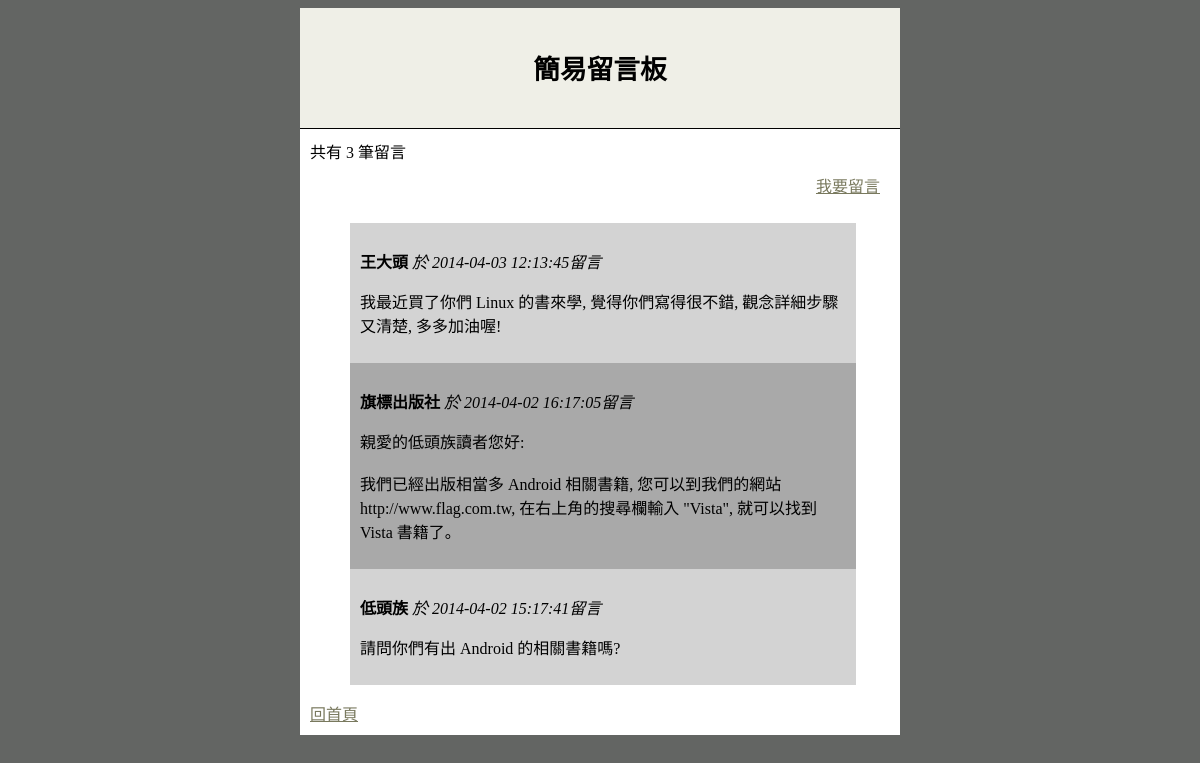
The page /msgBoard/msgBoard.php on the database its author committed.
### tables this page shows
CREATE TABLE `guestbook` (
  `msgId` int(10) UNSIGNED NOT NULL,
  `msgName` varchar(20) NOT NULL DEFAULT '無名氏',
  `msg` varchar(256) DEFAULT NULL,
  `msgDate` datetime NOT NULL
);

### msgBoard/dbtools.inc.php (called while the page is built, shortened)
<?php
  function execute_sql($link, $database, $sql)
  {
    mysqli_select_db($link, $database)
      or die("開啟資料庫失敗: " . mysqli_error($link));
    $result = mysqli_query($link, $sql);
    return $result;
  }
?>

### msgBoard/msgBoard.php (the view, shortened to what this page needs)
<?php
	require_once("dbtools.inc.php");
	$link = create_connection();
	$sql="SELECT * FROM guestbook ORDER BY msgId DESC";
	$result = execute_sql($link, "bookcom", $sql);
	$numRows = mysqli_num_rows($result);
?>
<!DOCTYPE html>
<html>
<head>
  <link href="./css/msgBrd.css" rel="stylesheet" type="text/css">
</head>
<body>
<div id="wrapper">
  <div id="title">
    <h1>簡易留言板</h1>
  </div>
  <div id="maintext">
<?php echo "共有 $numRows 筆留言 "; ?>
 	<div id="navigation"><a href="createMsg.html">我要留言</a></div>
<?php
if ($numRows>0) {
  echo '<ul>';
  $i=1;
  while ($row = mysqli_fetch_array($result)) {
    $name=htmlspecialchars($row['msgName'], ENT_QUOTES);
    $message=htmlspecialchars($row['msg'], ENT_QUOTES);
    $message=str_replace('  ', '&nbsp;&nbsp;', nl2br($message));
    if ($i%2==0) {$liclass='even';}
    else         {$liclass='odd';}
    echo "<li class=\"$liclass\"><p><strong>$name</strong>
	      <em>於 {$row['msgDate']}留言</em></p>
		  <p>$message</p></li>";
    $i++;
  }
  echo '</ul>';
}
?>
<a href="../index.php">回首頁</a>
</body>
</html>

### msgBoard/css/msgBrd.css (style rules this page uses)
body { background-color: #636563; text-align: center; }
div#wrapper { width: 600px; margin: 0 auto; }
div#title { height: 100px; background-color: #efefe7; padding: 10px; border-bottom: 1px solid #000; }
h1 { margin-top: 30px; font-weight: bold; font-family: 標楷體; font-size: 20pt; }
div#maintext { background-color:white; font-size: 16px; padding: 10px; text-align: left; }
div#navigation { padding: 10px; text-align: right; }
ul { list-style:none; }
li { width: 90%; padding: 10px; }
.odd { background-color: lightGrey; }
.even { background-color: darkGray; }
a { color: rgb(121, 121, 94); }

### rows shown on the page
guestbook: msgName "王大頭", msgDate "2014-04-03 12:13:45", msg "我最近買了你們 Linux 的書來學, 覺得你們寫得很不錯, 觀念詳細步驟又清楚, 多多加油喔!"
guestbook: msgName "旗標出版社", msgDate "2014-04-02 16:17:05", msg "親愛的低頭族讀者您好: 我們已經出版相當多 Android 相關書籍, 您可以到我們的網站 http://www.flag.com.tw, 在右上角的搜尋欄輸入 \"Vista\", 就可以找到 Vista 書籍了。"
guestbook: msgName "低頭族", msgDate "2014-04-02 15:17:41", msg "請問你們有出 Android 的相關書籍嗎?"

### other values the page prints
$numRows "3"
